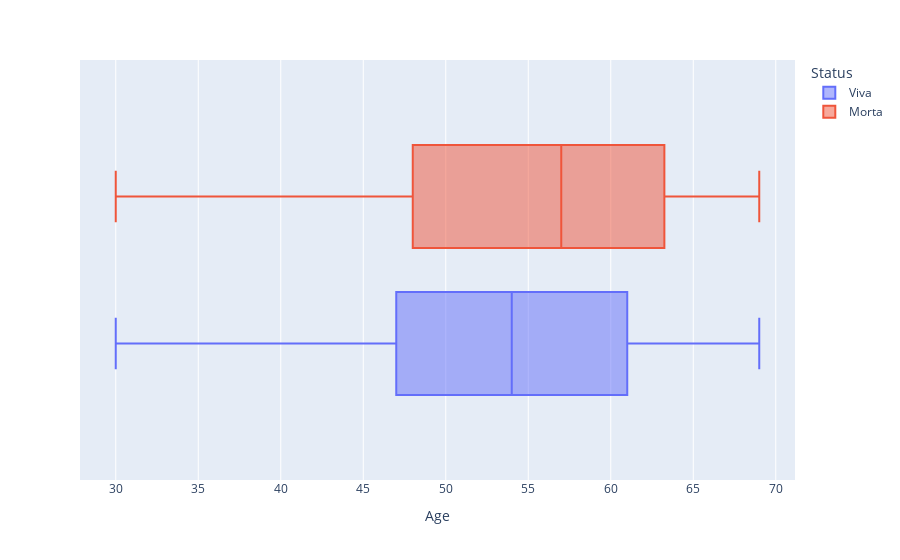

Notebook source saved alongside this figure:
### Markdown cell above
### Status de sobrevivencia por idade

### Code cell
fig = px.box(df, x="Age",color= 'Status')
fig.show()

### Figure 1 — Plotly figure (JSON) as saved in the notebook; plotly's stock layout.template omitted (floating-point values rounded to 4 significant figures; data arrays with more than 128 entries replaced by an {"elided": "..."} marker saying what was removed)
{"data": [{"alignmentgroup": "True", "hovertemplate": "Status=Viva<br>Age=%{x}<extra></extra>", "legendgroup": "Viva", "marker": {"color": "#636efa"}, "name": "Viva", "notched": false, "offsetgroup": "Viva", "orientation": "h", "showlegend": true, "type": "box", "x": {"elided": "3331 int values"}, "x0": " ", "xaxis": "x", "y0": " ", "yaxis": "y"}, {"alignmentgroup": "True", "hovertemplate": "Status=Morta<br>Age=%{x}<extra></extra>", "legendgroup": "Morta", "marker": {"color": "#EF553B"}, "name": "Morta", "notched": false, "offsetgroup": "Morta", "orientation": "h", "showlegend": true, "type": "box", "x": {"elided": "581 int values"}, "x0": " ", "xaxis": "x", "y0": " ", "yaxis": "y"}], "layout": {"boxmode": "group", "legend": {"title": {"text": "Status"}, "tracegroupgap": 0}, "margin": {"t": 60}, "xaxis": {"anchor": "y", "domain": [0, 1], "title": {"text": "Age"}}, "yaxis": {"anchor": "x", "domain": [0, 1]}}}
